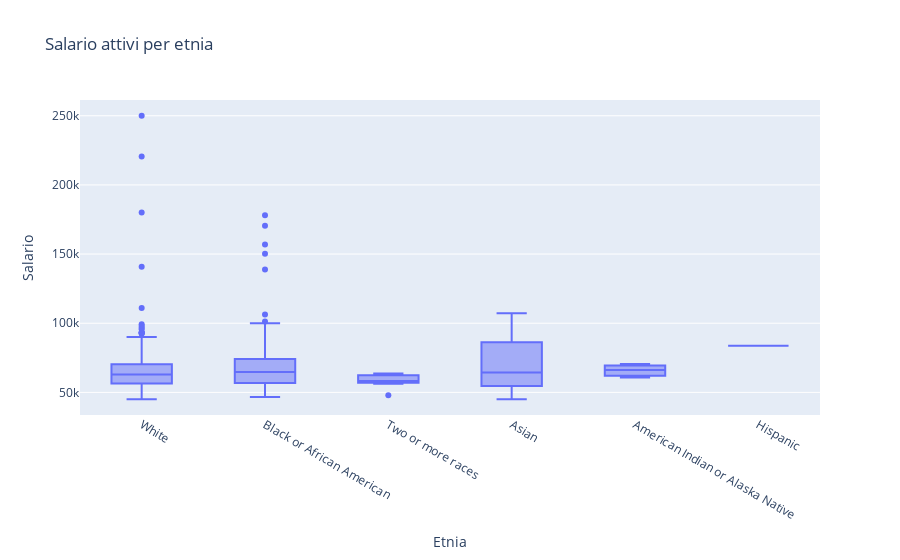

Source (notebook cell):
### Code cell
fig = px.box(df_active, x="RaceDesc", y="Salary", title = 'Salario attivi per etnia', labels = {'RaceDesc': 'Etnia', 'Salary': 'Salario'})
fig.show()

### Figure 1 — Plotly figure (JSON) as saved in the notebook; plotly's stock layout.template omitted (floating-point values rounded to 4 significant figures; data arrays with more than 128 entries replaced by an {"elided": "..."} marker saying what was removed)
{"data": [{"alignmentgroup": "True", "hovertemplate": "Etnia=%{x}<br>Salario=%{y}<extra></extra>", "legendgroup": "", "marker": {"color": "#636efa"}, "name": "", "notched": false, "offsetgroup": "", "orientation": "v", "showlegend": false, "type": "box", "x": {"elided": "207 str values"}, "x0": " ", "xaxis": "x", "y": {"elided": "207 int values"}, "y0": " ", "yaxis": "y"}], "layout": {"boxmode": "group", "legend": {"tracegroupgap": 0}, "title": {"text": "Salario attivi per etnia"}, "xaxis": {"anchor": "y", "domain": [0, 1], "title": {"text": "Etnia"}}, "yaxis": {"anchor": "x", "domain": [0, 1], "title": {"text": "Salario"}}}}
